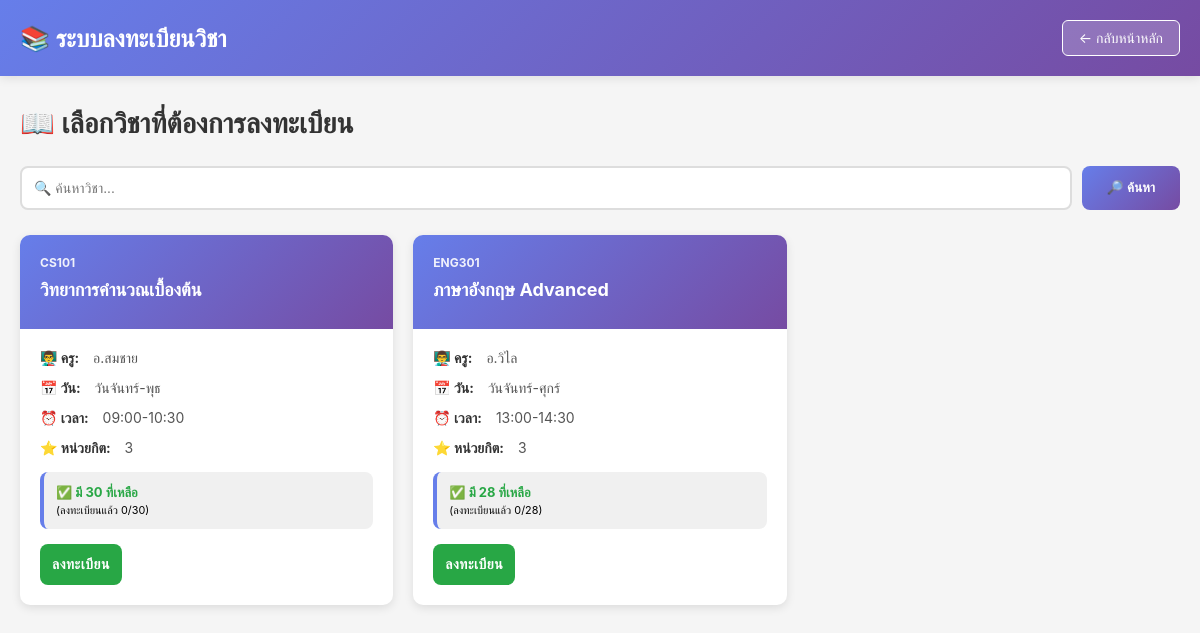
The app's page /course-registration-system/courses.php (signed in) with its own data.
### tables this page shows
CREATE TABLE courses (
    id INT AUTO_INCREMENT PRIMARY KEY,
    course_code VARCHAR(50) NOT NULL,
    course_name VARCHAR(255) NOT NULL,
    teacher_name VARCHAR(150) NOT NULL,
    credits INT NOT NULL,
    schedule_day VARCHAR(100),
    schedule_time VARCHAR(50),
    max_seats INT NOT NULL DEFAULT 30,
    allowed_classes TEXT,
    academic_year INT NOT NULL DEFAULT 2024,
    continuation_course_id INT,
    status ENUM('open', 'closed') DEFAULT 'open',
    description TEXT,
    created_at TIMESTAMP DEFAULT CURRENT_TIMESTAMP,
    updated_at TIMESTAMP DEFAULT CURRENT_TIMESTAMP ON UPDATE CURRENT_TIMESTAMP,
    UNIQUE KEY unique_course_year (course_code, academic_year),
    FOREIGN KEY (continuation_course_id) REFERENCES courses(id) ON DELETE SET NULL,
    INDEX idx_course_code (course_code),
    INDEX idx_status (status),
    INDEX idx_academic_year (academic_year)
);

### course-registration-system/courses.php (the view, shortened to what this page needs)
<?php
include 'config.php';
$search = isset($_GET['search']) ? trim($_GET['search']) : '';
$user_id = $_SESSION['user_id'];
$user_query = "SELECT class_room FROM users WHERE id = ?";
$user_stmt = $conn->prepare($user_query);
$user_stmt->bind_param("i", $user_id);
$user_stmt->execute();
$user_data = $user_stmt->get_result()->fetch_assoc();
$user_class = $user_data['class_room'];
$query = "SELECT c.id, c.course_code, c.course_name, c.teacher_name, c.credits, c.schedule_day, c.schedule_time, c.max_seats, c.status, c.allowed_classes,
          COUNT(e.id) as enrolled_count
          FROM courses c
          LEFT JOIN enrollments e ON c.id = e.course_id AND e.enrollment_status = 'enrolled'
          WHERE (c.course_name LIKE ? OR c.course_code LIKE ?)
          AND (c.allowed_classes IS NULL OR c.allowed_classes = '' OR FIND_IN_SET(?, CONCAT(c.allowed_classes, ',')))
          GROUP BY c.id
          ORDER BY c.course_code";
$search_param = "%$search%";
$stmt = $conn->prepare($query);
$stmt->bind_param("sss", $search_param, $search_param, $user_class);
$stmt->execute();
$courses = $stmt->get_result();
$enrolled_courses = [];
?>
<!DOCTYPE html>
<html lang="th">
<head>
</head>
<body>
    <div class="navbar">
        <div class="navbar-container">
            <div style="font-size: 24px; font-weight: 700;">📚 <?php echo SITE_NAME; ?></div>
            <a href="index.php" class="btn-back">← กลับหน้าหลัก</a>
        </div>
    </div>
    <div class="container">
        <div class="page-header">
            <h2>📖 เลือกวิชาที่ต้องการลงทะเบียน</h2>
        </div>
        <div class="search-bar">
            <form method="GET" style="display: flex; gap: 10px; width: 100%;">
                <input type="text" name="search" placeholder="🔍 ค้นหาวิชา..." value="<?php echo htmlspecialchars($search); ?>">
                <button type="submit">🔎 ค้นหา</button>
            </form>
        </div>
        <div class="courses-grid">
            <?php
            if ($courses->num_rows > 0):
                while ($course = $courses->fetch_assoc()):
                    $available_seats = $course['max_seats'] - $course['enrolled_count'];
                    $is_enrolled = in_array($course['id'], $enrolled_courses);
                    $can_enroll = $available_seats > 0 && !$is_enrolled && $course['status'] === 'open';
            ?>
                    <div class="course-card">
                        <div class="course-header">
                            <div class="course-code"><?php echo $course['course_code']; ?></div>
                            <div class="course-name"><?php echo $course['course_name']; ?></div>
                        </div>
                        <div class="course-body">
                            <div class="course-info">
                                <strong>👨‍🏫 ครู:</strong> <?php echo $course['teacher_name']; ?>
                            </div>
                            <div class="course-info">
                                <strong>📅 วัน:</strong> <?php echo $course['schedule_day']; ?>
                            </div>
                            <div class="course-info">
                                <strong>⏰ เวลา:</strong> <?php echo $course['schedule_time']; ?>
                            </div>
                            <div class="course-info">
                                <strong>⭐ หน่วยกิต:</strong> <?php echo $course['credits']; ?>
                            </div>
                            <div class="seats-info">
                                <?php if ($available_seats > 0): ?>
                                    <span class="seats-available">✅ มี <?php echo $available_seats; ?> ที่เหลือ</span>
                                <?php else: ?>
                                    <span class="seats-full">❌ ไม่มีที่ว่าง</span>
                                <?php endif; ?>
                                <br><small>(ลงทะเบียนแล้ว <?php echo $course['enrolled_count']; ?>/<?php echo $course['max_seats']; ?>)</small>
                            </div>
                            <div class="action-buttons">
                                <form method="POST" style="flex: 1;">
                                    <?php if ($is_enrolled): ?>
                                        <button type="submit" name="action" value="unenroll" class="btn btn-unenroll">ยกเลิกการลงทะเบียน</button>
                                    <?php else: ?>
                                        <button type="submit" name="action" value="enroll" class="btn btn-enroll" <?php echo $can_enroll ? '' : 'disabled'; ?>>
                                            <?php echo $can_enroll ? 'ลงทะเบียน' : ($course['status'] === 'closed' ? 'ปิดลงทะเบียน' : 'เต็ม'); ?>
                                        </button>
                                    <?php endif; ?>
                                </form>
                            </div>
                        </div>
                    </div>
            <?php
                endwhile;
            else:
            ?>
                <div class="no-courses" style="grid-column: 1 / -1;">
                    <p>😕 ไม่พบวิชาที่ตรงกับการค้นหา</p>
                </div>
            <?php endif; ?>
        </div>
    </div>
</body>
</html>

### course-registration-system/courses.php (style rules this page uses)
* { margin: 0; padding: 0; box-sizing: border-box; }
body { font-family: -apple-system, BlinkMacSystemFont, 'Segoe UI', Roboto, sans-serif; background: #f5f5f5; }
.navbar { background: linear-gradient(135deg, #667eea 0%, #764ba2 100%); color: white; padding: 20px 0; box-shadow: 0 2px 10px rgba(0,0,0,0.1); }
.navbar-container { max-width: 1200px; margin: 0 auto; padding: 0 20px; display: flex; justify-content: space-between; align-items: center; }
.btn-back { padding: 8px 16px; background: rgba(255,255,255,0.2); color: white; border: 1px solid white; border-radius: 6px; cursor: pointer; text-decoration: none; font-size: 14px; transition: all 0.3s; }
.container { max-width: 1200px; margin: 30px auto; padding: 0 20px; }
.page-header { display: flex; justify-content: space-between; align-items: center; margin-bottom: 25px; flex-wrap: wrap; gap: 15px; }
.page-header h2 { font-size: 28px; color: #333; }
.search-bar { display: flex; gap: 10px; margin-bottom: 25px; flex-wrap: wrap; }
.search-bar input { flex: 1; min-width: 250px; padding: 12px; border: 2px solid #ddd; border-radius: 8px; font-size: 14px; }
.search-bar button { padding: 12px 25px; background: linear-gradient(135deg, #667eea 0%, #764ba2 100%); color: white; border: none; border-radius: 8px; cursor: pointer; font-weight: 600; transition: all 0.3s; }
.courses-grid { display: grid; grid-template-columns: repeat(auto-fill, minmax(350px, 1fr)); gap: 20px; margin-bottom: 40px; }
.course-card { background: white; border-radius: 10px; box-shadow: 0 3px 10px rgba(0, 0, 0, 0.1); overflow: hidden; transition: all 0.3s; }
.course-header { background: linear-gradient(135deg, #667eea 0%, #764ba2 100%); color: white; padding: 20px; }
.course-code { font-size: 12px; opacity: 0.9; text-transform: uppercase; font-weight: 700; }
.course-name { font-size: 18px; font-weight: 700; margin: 8px 0; line-height: 1.3; }
.course-body { padding: 20px; }
.course-info { margin-bottom: 12px; font-size: 14px; color: #555; }
.course-info strong { color: #333; margin-right: 10px; }
.seats-info { background: #f0f0f0; padding: 12px; border-radius: 8px; margin: 15px 0; font-size: 13px; border-left: 4px solid #667eea; }
.seats-available { color: #28a745; font-weight: 700; }
.action-buttons { display: flex; gap: 10px; margin-top: 15px; }
.btn { flex: 1; padding: 12px; border: none; border-radius: 8px; cursor: pointer; font-weight: 600; transition: all 0.3s; font-size: 14px; text-transform: uppercase; letter-spacing: 0.5px; }
.btn-enroll { background: #28a745; color: white; }

### records on screen
courses: course_code "CS101", course_name "วิทยาการคำนวณเบื้องต้น", teacher_name "อ.สมชาย", schedule_day "วันจันทร์-พุธ", schedule_time "09:00-10:30", credits "3", max_seats "30", enrolled_count "0", status "ลงทะเบียน"
courses: course_code "ENG301", course_name "ภาษาอังกฤษ Advanced", teacher_name "อ.วิไล", schedule_day "วันจันทร์-ศุกร์", schedule_time "13:00-14:30", credits "3", max_seats "28", enrolled_count "0", status "ลงทะเบียน"

### other values on screen
SITE_NAME "ระบบลงทะเบียนวิชา"
